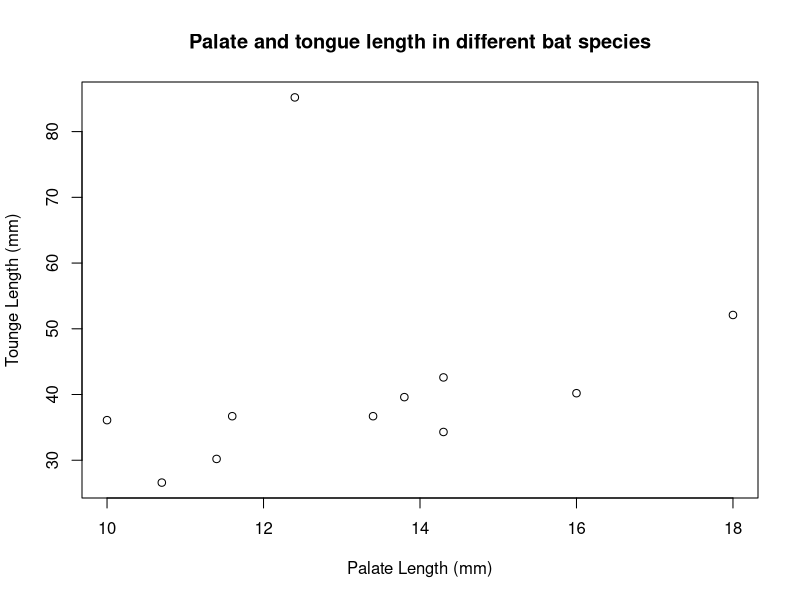
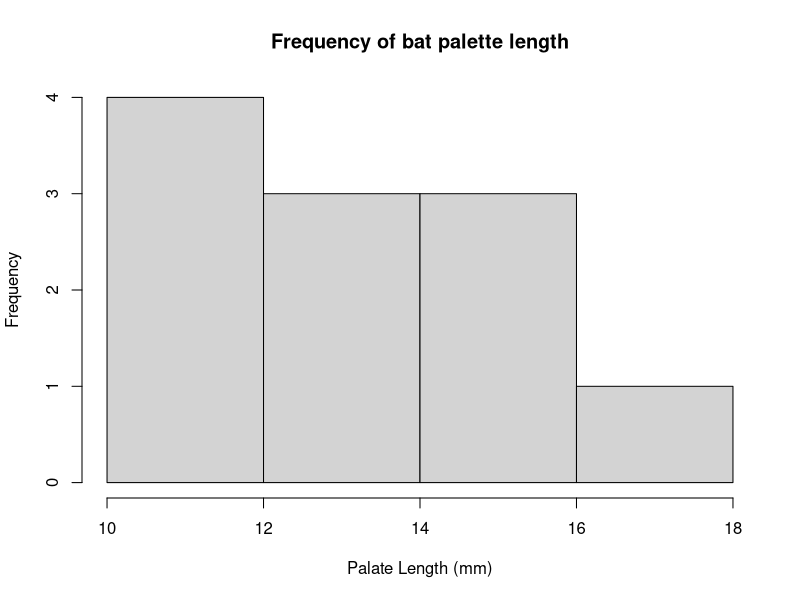
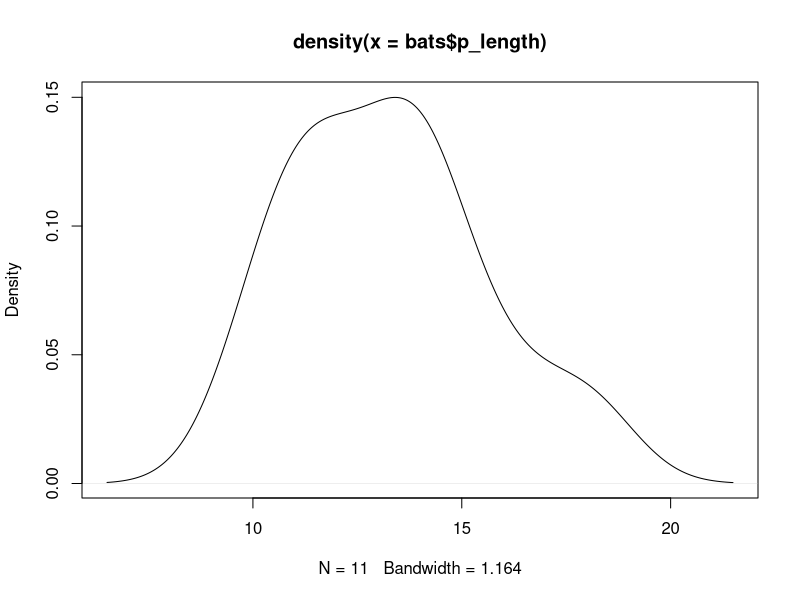
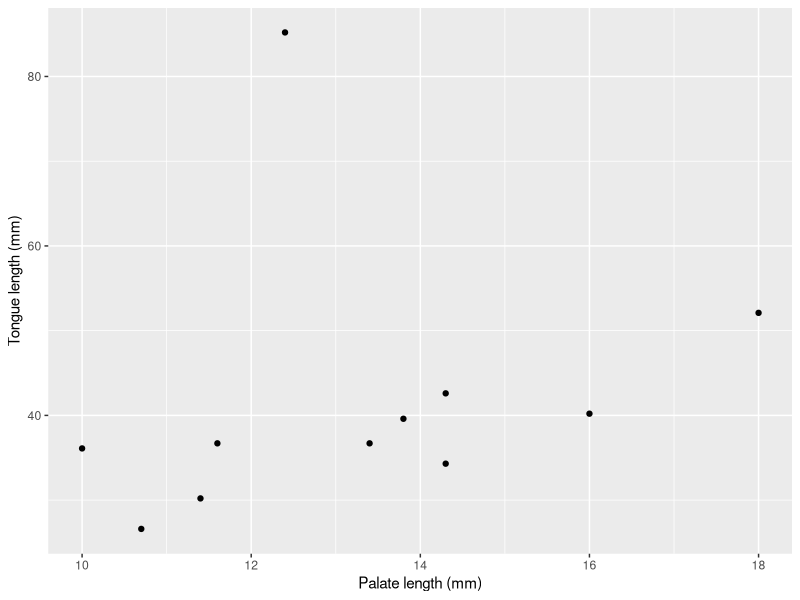
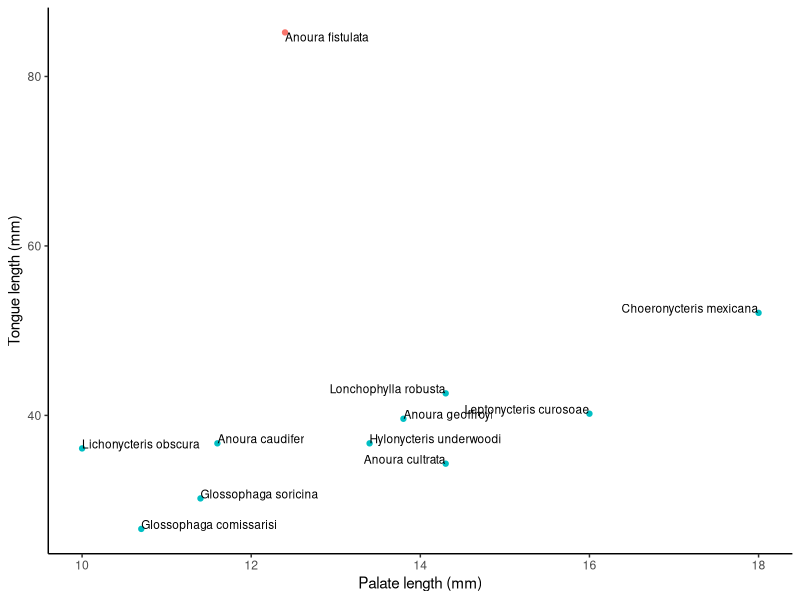
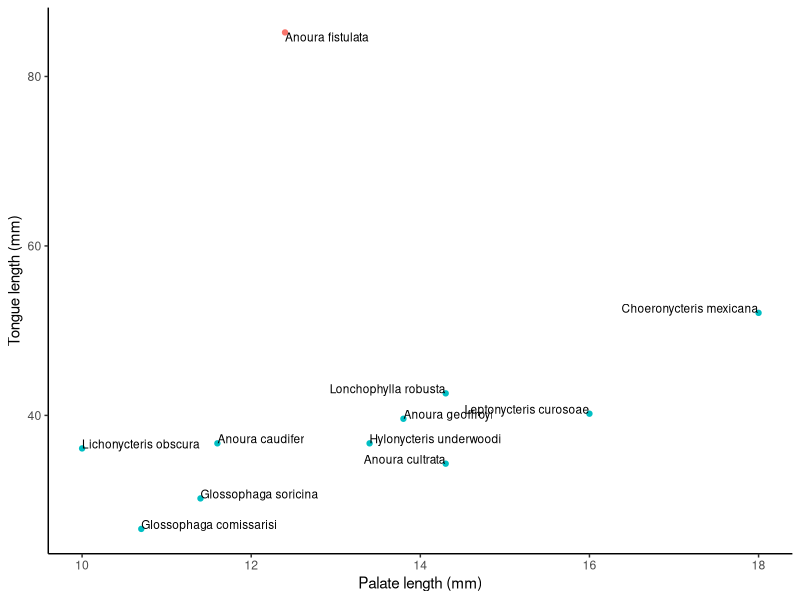

Write the R code that produced these figures, in order.
## ---- chunk 1
knitr::opts_chunk$set(echo =TRUE)
knitr::opts_knit$set("~/Biology/146/Lab 1")
library(ggplot2)

## ---- chunk 2
### ya!
2+2
1+7
5*8
12/3
12.1/3
## ---- chunk 3

getwd()

## ---- chunk 4
list.files()

## ---- chunk 5
# Read in the data

# Note: you can comment on your code within a chunk by preceding it with a "#"

bats = read.csv("battongues.csv")
# Here we just created a variable called bats that contains all the data. 


# Now we can look at it:
bats

## ---- chunk 6
# Try uncommenting this:
#View(bats)

# I like to use the following functions to get to know the data:
head(bats)
dim(bats)
summary(bats)

# look up the help files for these functions. What do they do?
#?head
## ---- chunk 7
names(bats)

# If we want to change all the names we can do this:
names(bats) = c("Sp", "Palate","Tongue")

# check it out
names(bats)

# If we want to change just the first column, we do this:
names(bats)[1] = "Species"

# Your turn: change the second column name to "p_length" and the third column name to "t_length"


# hint: you can do this in one go!
names(bats)[2:3] = c("p_length","t_length")
head(bats)

## ---- chunk 8
# making a plot is as simple as:

plot(bats$p_length, bats$t_length, main="Palate and tongue length in different bat species",
     xlab="Palate Length (mm)", 
     ylab="Tounge Length (mm)")

hist(bats$p_length, main="Frequency of bat palette length", 
     xlab="Palate Length (mm)")
plot(density(bats$p_length))


## ---- chunk 9
# install.packages("ggplot2")

# Copy this code and paste it below in the same chunk. Then play around with the parameters. Can you figure out how to change the color of only one point?

ggplot(bats, aes(x=p_length, y=t_length))+
  geom_point()+
  #geom_text(aes(label=Species), size=3, vjust="inward", hjust="inward")+
  labs(x="Palate length (mm)", y="Tongue length (mm)")

# one of many ways to do this:
ggplot(bats, aes(x=p_length, y=t_length))+
  geom_point(aes(color=ifelse(t_length>60,"A","B")))+
  guides(color=F)+
  geom_text(aes(label=Species), size=3, vjust="inward", hjust="inward")+
  labs(x="Palate length (mm)", y="Tongue length (mm)")+
  theme_classic()

## Attempt the column chart 
ggplot(bats, aes(x=p_length, y=t_length))+
  geom_point(aes(color=ifelse(t_length>60,"A","B")))+
  guides(color=F)+
  geom_text(aes(label=Species), size=3, vjust="inward", hjust="inward")+
  labs(x="Palate length (mm)", y="Tongue length (mm)")+
  theme_classic()

